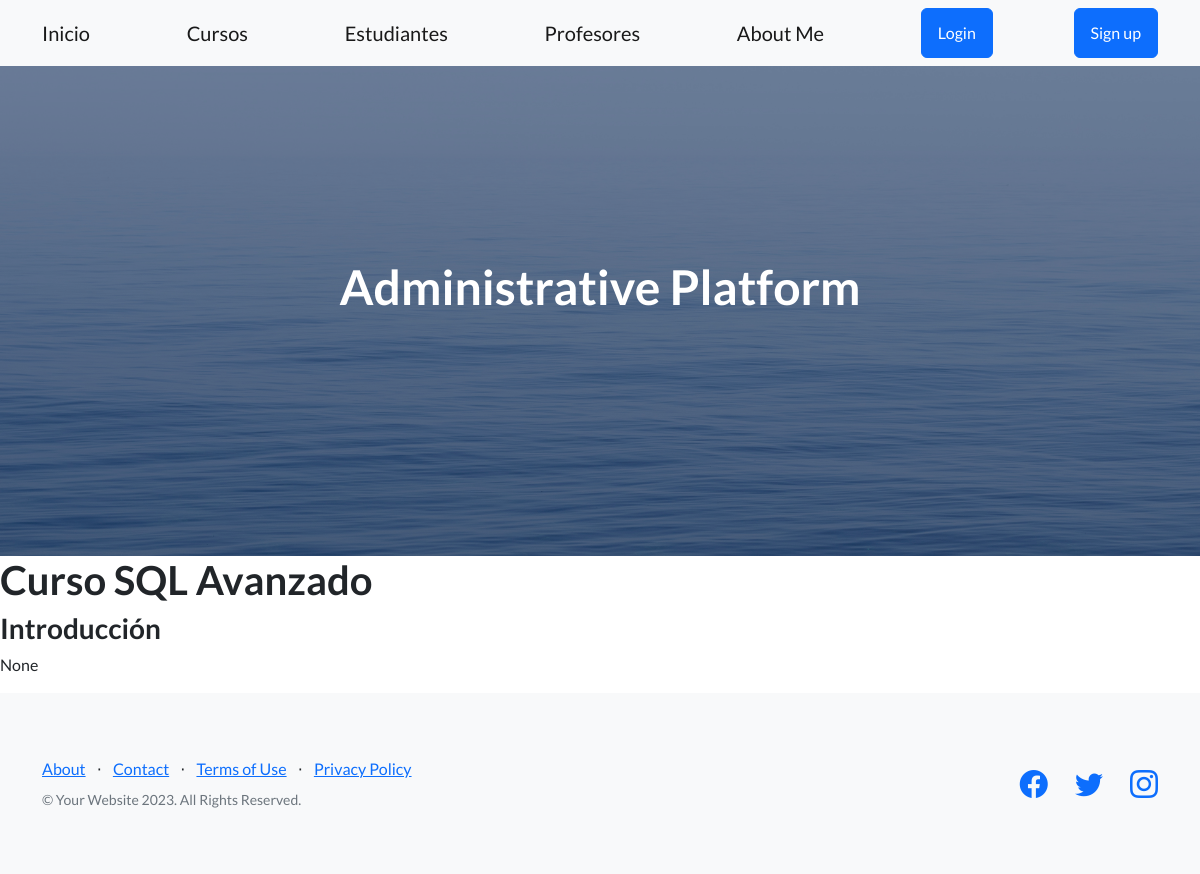
The page /app-coder/detalle-curso/15 on the database as committed earlier.
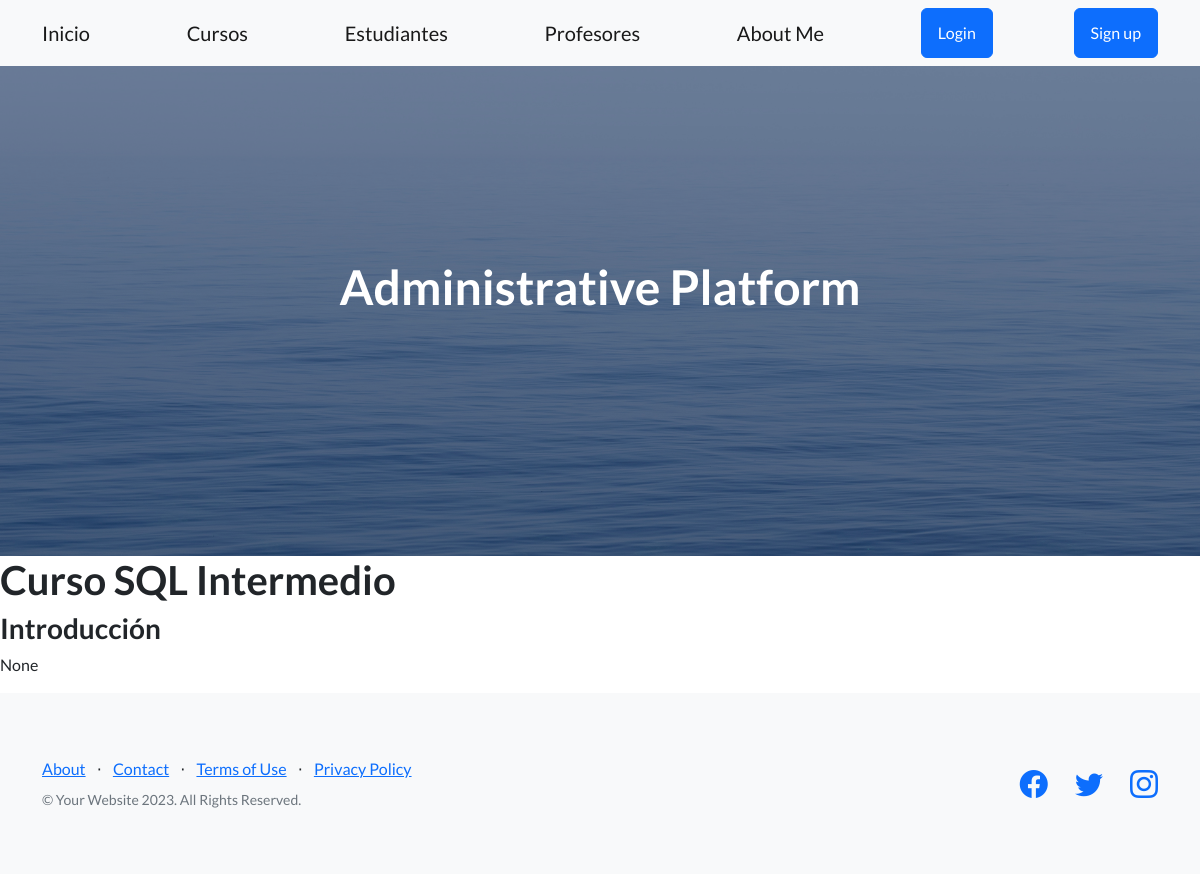
The same page on the database as committed later.
### AppCoder/models.py (models this page shows, shortened)
class Curso(models.Model):
    nombre = models.CharField(max_length=50)
    camada = models.IntegerField(blank=True, null=True)
    imagen = models.ImageField(upload_to="jpgcursos/", blank=True, null=True)
    requisitos = models.TextField(blank=True, null=True)
    duracion = models.CharField(max_length=50, blank=True, null=True)
    detalles = models.TextField(blank=True, null=True)
    class Meta():
        ordering = ("nombre", "camada")

### AppCoder/views.py (the view)
# urls.py: path('detalle-curso/<pk>', CursoDetail.as_view(), name = "DetalleCursos"),
class CursoDetail(DetailView):
    model = Curso
    template_name = "curso_detail.html"
    context_object_name = "curso"

### AppCoder/templates/curso_detail.html
{% extends 'padre.html' %}
{% block contenidoQueCambia %}
   <h1>Curso {{curso.nombre}}</h1>
   <h3>Introducción</h3>
   <p>{{curso.detalles}}</p>
{% endblock contenidoQueCambia %}

Rows that differ between the two databases and show on the page:
changed Curso "None": nombre "SQL Avanzado" → "SQL Intermedio"
